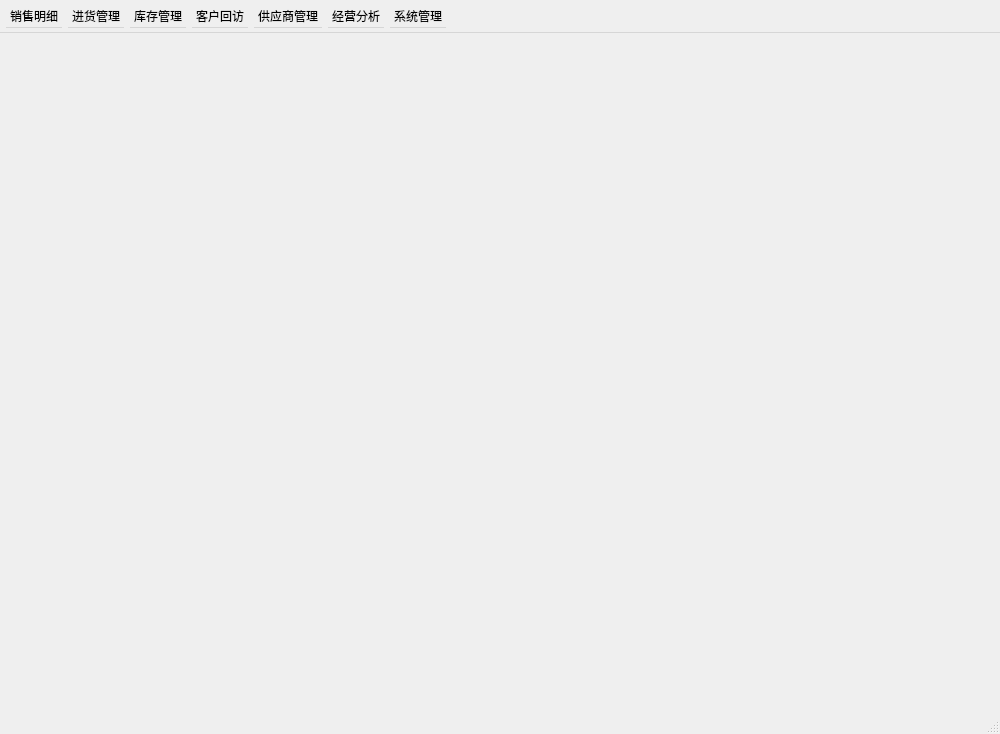
<?xml version="1.0" encoding="UTF-8"?>
<ui version="4.0">
 <class>MainWindow</class>
 <widget class="QMainWindow" name="MainWindow">
  <property name="geometry">
   <rect>
    <x>0</x>
    <y>0</y>
    <width>1000</width>
    <height>734</height>
   </rect>
  </property>
  <property name="font">
   <font>
    <family>Songti SC</family>
   </font>
  </property>
  <property name="windowTitle">
   <string>门店管理系统</string>
  </property>
  <widget class="QWidget" name="centralwidget">
   <layout class="QVBoxLayout" name="verticalLayout">
    <item>
     <widget class="QTabWidget" name="tabWidget">
      <property name="minimumSize">
       <size>
        <width>960</width>
        <height>630</height>
       </size>
      </property>
      <property name="maximumSize">
       <size>
        <width>960</width>
        <height>630</height>
       </size>
      </property>
      <property name="font">
       <font>
        <pointsize>12</pointsize>
       </font>
      </property>
      <property name="styleSheet">
       <string notr="true">background-color:transparent;</string>
      </property>
      <property name="currentIndex">
       <number>-1</number>
      </property>
      <property name="iconSize">
       <size>
        <width>16</width>
        <height>16</height>
       </size>
      </property>
      <property name="elideMode">
       <enum>Qt::ElideNone</enum>
      </property>
      <property name="documentMode">
       <bool>true</bool>
      </property>
      <property name="tabsClosable">
       <bool>true</bool>
      </property>
     </widget>
    </item>
   </layout>
  </widget>
  <widget class="QStatusBar" name="statusbar"/>
  <widget class="QMenuBar" name="menuBar">
   <property name="geometry">
    <rect>
     <x>0</x>
     <y>0</y>
     <width>1000</width>
     <height>35</height>
    </rect>
   </property>
   <property name="minimumSize">
    <size>
     <width>500</width>
     <height>30</height>
    </size>
   </property>
   <property name="font">
    <font>
     <family>Songti SC</family>
    </font>
   </property>
   <property name="styleSheet">
    <string notr="true">padding-top:5px;</string>
   </property>
   <property name="nativeMenuBar">
    <bool>false</bool>
   </property>
   <widget class="QMenu" name="sales">
    <property name="font">
     <font>
      <family>Songti SC</family>
     </font>
    </property>
    <property name="styleSheet">
     <string notr="true"/>
    </property>
    <property name="title">
     <string>销售明细</string>
    </property>
    <addaction name="actionLocal"/>
    <addaction name="actionAll"/>
   </widget>
   <widget class="QMenu" name="supplier">
    <property name="title">
     <string>供应商管理</string>
    </property>
    <addaction name="supplier_arrears"/>
    <addaction name="supplier_payment"/>
   </widget>
   <widget class="QMenu" name="setting">
    <property name="title">
     <string>系统管理</string>
    </property>
    <widget class="QMenu" name="setting_user">
     <property name="title">
      <string>人员管理</string>
     </property>
     <addaction name="store_user"/>
     <addaction name="system_user"/>
    </widget>
    <addaction name="setting_user"/>
    <addaction name="services_add"/>
    <addaction name="setting_device"/>
    <addaction name="setting_password"/>
   </widget>
   <widget class="QMenu" name="stock">
    <property name="font">
     <font>
      <family>Songti SC</family>
     </font>
    </property>
    <property name="title">
     <string>进货管理</string>
    </property>
    <property name="separatorsCollapsible">
     <bool>false</bool>
    </property>
    <widget class="QMenu" name="stock_add">
     <property name="title">
      <string>进货录入</string>
     </property>
     <addaction name="normal_stock_add"/>
     <addaction name="write_off_add"/>
    </widget>
    <addaction name="stock_add"/>
    <addaction name="history_stock"/>
    <addaction name="stock_monitor"/>
   </widget>
   <widget class="QMenu" name="inventory">
    <property name="title">
     <string>库存管理</string>
    </property>
    <addaction name="inventory_search"/>
    <addaction name="inventory_unsalable_pre_warning"/>
    <addaction name="inventory_money"/>
    <addaction name="inventory_calibration"/>
   </widget>
   <widget class="QMenu" name="operation">
    <property name="title">
     <string>经营分析</string>
    </property>
    <addaction name="performance"/>
    <addaction name="sub_service_operation_data"/>
    <addaction name="operation_total_data"/>
   </widget>
   <widget class="QMenu" name="return_visit">
    <property name="title">
     <string>客户回访</string>
    </property>
    <addaction name="return_visit_customer"/>
   </widget>
   <addaction name="sales"/>
   <addaction name="stock"/>
   <addaction name="inventory"/>
   <addaction name="return_visit"/>
   <addaction name="supplier"/>
   <addaction name="operation"/>
   <addaction name="setting"/>
  </widget>
  <action name="actionLocal">
   <property name="text">
    <string>本店</string>
   </property>
   <property name="font">
    <font>
     <family>Songti SC</family>
    </font>
   </property>
  </action>
  <action name="actionAll">
   <property name="text">
    <string>全店</string>
   </property>
   <property name="font">
    <font>
     <family>Songti SC</family>
    </font>
   </property>
  </action>
  <action name="normal_stock_add">
   <property name="text">
    <string>普通进货录入</string>
   </property>
   <property name="font">
    <font>
     <family>Songti SC</family>
    </font>
   </property>
  </action>
  <action name="write_off_add">
   <property name="text">
    <string>销负进货录入</string>
   </property>
   <property name="font">
    <font>
     <family>Songti SC</family>
    </font>
   </property>
  </action>
  <action name="history_stock">
   <property name="text">
    <string>历史进货</string>
   </property>
  </action>
  <action name="services_add">
   <property name="text">
    <string>服务项目管理</string>
   </property>
  </action>
  <action name="store_user">
   <property name="text">
    <string>门店人员</string>
   </property>
  </action>
  <action name="system_user">
   <property name="text">
    <string>系统人员</string>
   </property>
  </action>
  <action name="return_visit_customer">
   <property name="text">
    <string>回访</string>
   </property>
  </action>
  <action name="setting_device">
   <property name="text">
    <string>设备管理</string>
   </property>
  </action>
  <action name="setting_password">
   <property name="text">
    <string>密码管理</string>
   </property>
  </action>
  <action name="inventory_search">
   <property name="text">
    <string>库存查询</string>
   </property>
  </action>
  <action name="inventory_unsalable_pre_warning">
   <property name="text">
    <string>滞销预警</string>
   </property>
  </action>
  <action name="stock_monitor">
   <property name="text">
    <string>进货监控</string>
   </property>
  </action>
  <action name="inventory_money">
   <property name="text">
    <string>库存金额</string>
   </property>
  </action>
  <action name="inventory_calibration">
   <property name="text">
    <string>库存校准</string>
   </property>
  </action>
  <action name="supplier_arrears">
   <property name="text">
    <string>欠款明细</string>
   </property>
  </action>
  <action name="supplier_payment">
   <property name="text">
    <string>付款录入</string>
   </property>
  </action>
  <action name="performance">
   <property name="text">
    <string>业绩报表</string>
   </property>
  </action>
  <action name="sub_service_operation_data">
   <property name="text">
    <string>二级分类经营数据</string>
   </property>
  </action>
  <action name="operation_total_data">
   <property name="text">
    <string>总体经营数据</string>
   </property>
  </action>
 </widget>
 <resources/>
 <connections/>
</ui>
